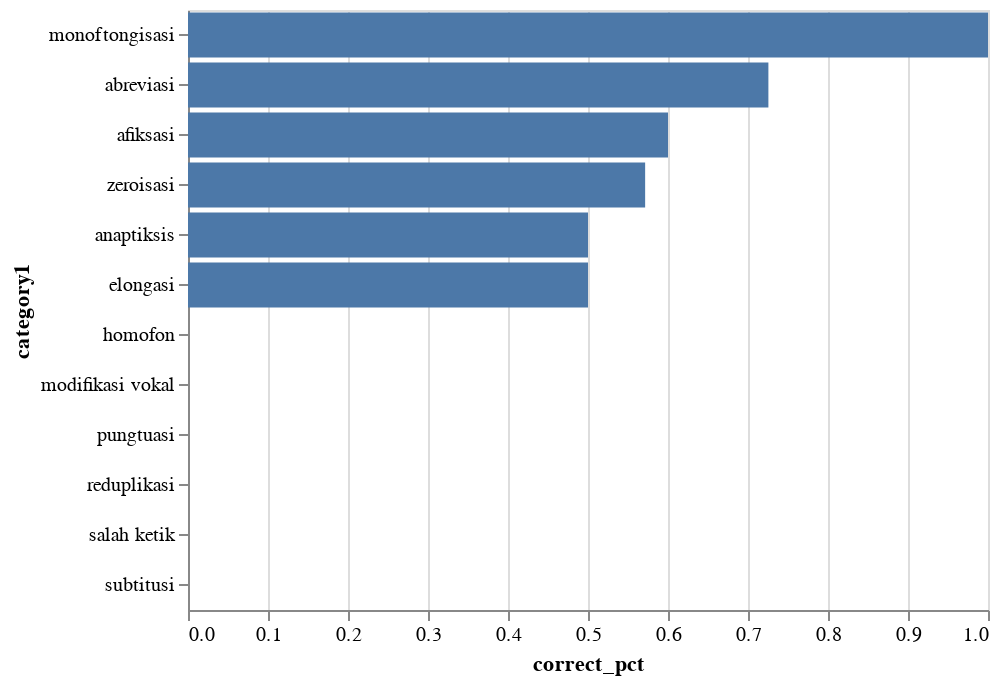

Notebook code for this chart:
### Code cell
alt.Chart(all_vs_correct_prediction).mark_bar().encode(
    x='correct_pct:Q',
    y=alt.Y(
        'category1:N'
        , sort=alt.EncodingSortField(
            field='correct_pct',
            op='sum',
            order='descending'
        )
    )
)

### Figure 1 — Vega-Lite specification as saved in the notebook (floating-point values rounded to 4 significant figures)
{"$schema": "https://vega.github.io/schema/vega-lite/v2.6.0.json", "config": {"view": {"height": 300, "width": 400}}, "data": {"name": "data-4b9f79250551a96912dc814df9ff8c2c"}, "datasets": {"data-4b9f79250551a96912dc814df9ff8c2c": [{"category1": "abreviasi", "correct_pct": 0.7255, "correct_pred_category1": "abreviasi", "correct_pred_slang": 37, "slang": 51}, {"category1": "afiksasi", "correct_pct": 0.6, "correct_pred_category1": "afiksasi", "correct_pred_slang": 6, "slang": 10}, {"category1": "anaptiksis", "correct_pct": 0.5, "correct_pred_category1": "anaptiksis", "correct_pred_slang": 2, "slang": 4}, {"category1": "elongasi", "correct_pct": 0.5, "correct_pred_category1": "elongasi", "correct_pred_slang": 5, "slang": 10}, {"category1": "homofon", "correct_pct": 0, "correct_pred_category1": 0, "correct_pred_slang": 0, "slang": 1}, {"category1": "modifikasi vokal", "correct_pct": 0, "correct_pred_category1": 0, "correct_pred_slang": 0, "slang": 1}, {"category1": "monoftongisasi", "correct_pct": 1, "correct_pred_category1": "monoftongisasi", "correct_pred_slang": 1, "slang": 1}, {"category1": "pungtuasi", "correct_pct": 0, "correct_pred_category1": 0, "correct_pred_slang": 0, "slang": 1}, {"category1": "reduplikasi", "correct_pct": 0, "correct_pred_category1": 0, "correct_pred_slang": 0, "slang": 4}, {"category1": "salah ketik", "correct_pct": 0, "correct_pred_category1": 0, "correct_pred_slang": 0, "slang": 2}, {"category1": "subtitusi", "correct_pct": 0, "correct_pred_category1": 0, "correct_pred_slang": 0, "slang": 1}, {"category1": "zeroisasi", "correct_pct": 0.5714, "correct_pred_category1": "zeroisasi", "correct_pred_slang": 8, "slang": 14}]}, "encoding": {"x": {"field": "correct_pct", "type": "quantitative"}, "y": {"field": "category1", "sort": {"field": "correct_pct", "op": "sum", "order": "descending"}, "type": "nominal"}}, "mark": "bar"}
